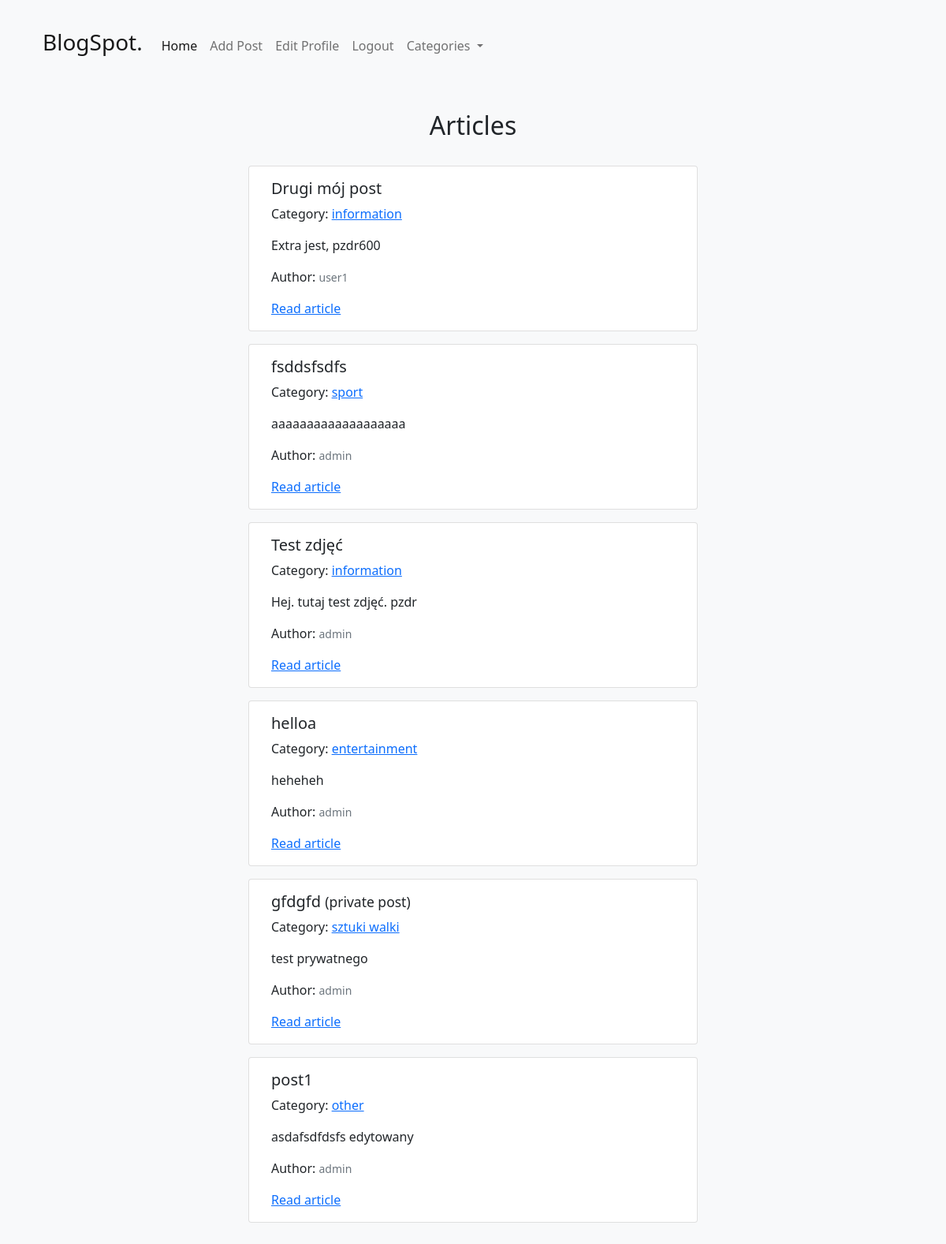
The app's page / (signed in) with its own data.
### theblog/models.py (models this page shows, shortened)
class Post(models.Model):
    title = models.CharField(max_length=255)  # Tytuł posta
    header_image = models.ImageField(null=True, blank=True, upload_to="images/")  # Obraz nagłówkowy
    author = models.ForeignKey(User, on_delete=models.CASCADE)  # Powiązanie z autorem (użytkownikiem)
    body = RichTextField(blank=True, null=True)  # Treść posta
    post_date = models.DateTimeField(auto_now_add=True)  # Data utworzenia posta
    category = models.CharField(max_length=255, default='other')  # Kategoria posta
    isPrivate = models.BooleanField(default=False)  # Flaga prywatności posta

### theblog/views.py (the view)
# urls.py: path('', HomeView.as_view(), name="home"),
class HomeView(ListView):
    model = Post
    template_name = 'home.html'
    cats = Category.objects.all()
    ordering = ['-post_date']
    def get_context_data(self, *args, **kwargs):
        cat_menu = Category.objects.all()
        context = super(HomeView, self).get_context_data(*args, **kwargs)
        context["cat_menu"] = cat_menu
        return context

### theblog/models.py (called while the page is built)
    def __str__(self):
        return self.name  # Reprezentacja tekstowa obiektu

### theblog/templates/home.html
{% extends 'base.html' %}
{% block content %}
{% include 'navbar.html' %}
<div class="mt-5">
    <h2 class="text-center">Articles</h2>
</div>
<div class="row row-cols-2 mt-4 mb-4 justify-content-center" id="posts">
   {% for post in object_list %}
    {% if not post.isPrivate or user == post.author %}
      <div class="card m-2">
        <div class="card-body">
          <h5 class="card-title">{{ post.title }}
              {% if post.isPrivate and user == post.author %}
              <small>(private post)</small>
            {% endif %}
          </h5>
          <p>Category: <a href="{% url 'category' post.category|slugify %}">{{ post.category }}</a></p>
          <p class="card-text">{{ post.body|slice:":100"|safe }}</p>
          <p class="card-text">Author: <small class="text-muted">{{ post.author }}</small></p>
          <a href="{% url 'article-detail' post.pk %}">Read article</a>
        </div>
      </div>
    {% endif %}
  {% endfor %}
    </div>
  {% endblock%}

### records on screen
Post: title "Drugi mój post", category "information", body "Extra jest, pzdr600", author "user1"
Post: title "fsddsfsdfs", category "sport", body "aaaaaaaaaaaaaaaaaaa", author "admin"
Post: title "Test zdjęć", category "information", body "Hej. tutaj test zdjęć. pzdr", author "admin"
Post: title "helloa", category "entertainment", body "heheheh", author "admin"
Post: title "gfdgfd", isPrivate "(private post)", category "sztuki walki", body "test prywatnego", author "admin"
Post: title "post1", category "other", body "asdafsdfdsfs edytowany", author "admin"
